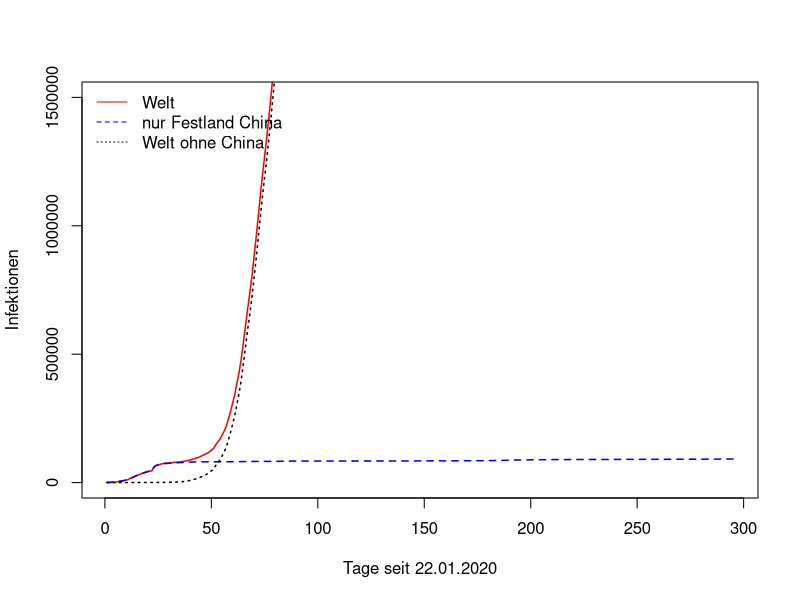
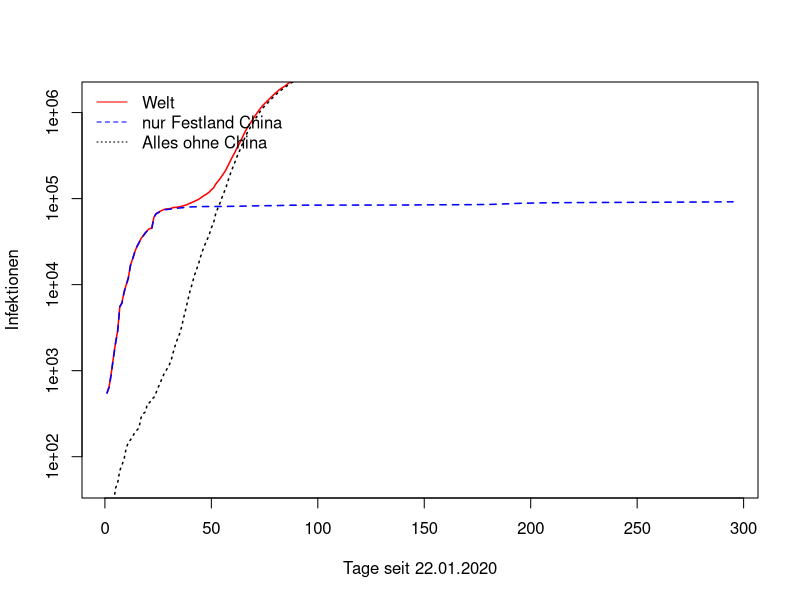
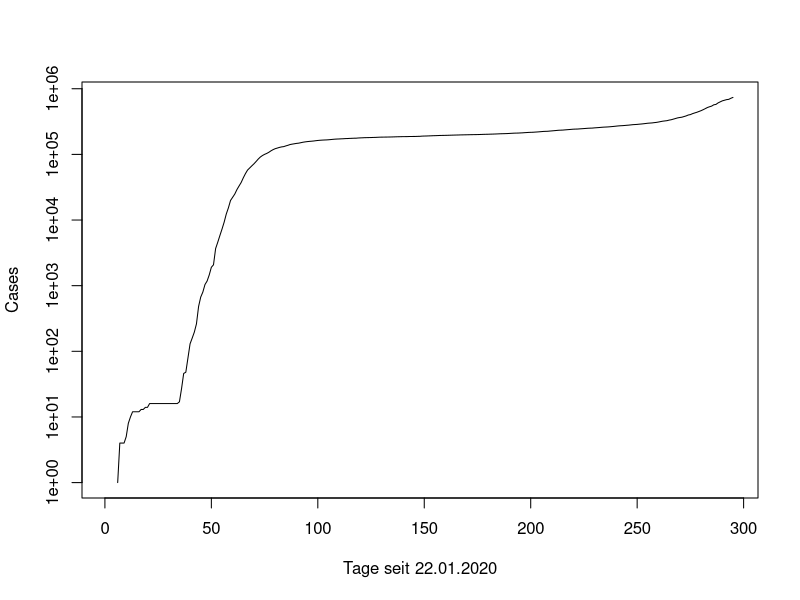

The R source for these figures, in order: (Note: this script raises an error after producing the figures.)
## ---- chunk 1
knitr::opts_chunk$set(fig.path=paste0("figures.covid/"),
                      echo=FALSE,
                      warning=FALSE,
                      message=FALSE,
                      dev=c("png"),
                      dpi=300)
##                      fig.width=3.5,
##                      fig.height=4)


xdata <- read.csv("time_series_covid19_confirmed_global.csv")
xdatar <- read.csv("time_series_covid19_recovered_global.csv")
xdatad <- read.csv("time_series_covid19_deaths_global.csv")
N <- dim(xdata)[2]
ii <- c(5:N)
x <- c(1:length(ii))

xnames <- colnames(xdata)
lastday<-xnames[length(xnames)]
n<-nchar(lastday)
lastday <- substr(x=lastday, start=2, stop=n)

bonn <- rep(NA, length(ii))
                                        #Quelle https://www.general-anzeiger-bonn.de/region/siebengebirge/koenigswinter/coronavirus-im-rhein-sieg-kreis-zahl-der-bestaetigten-faelle-steigt-auf-24_aid-49519055
## 52 is 20
bonn[c(40:length(ii))] <- c(1, 1, 1, 1, 1, 1, 2, 4, 5, 6, 13, 18, 20, 36, 37, 55, 64, 76, 92, 119, 132, 151, 161, 180, 205, 222, 241, 259, 268, 272, 294, 294, 353, 370, 395, 412, 416, NA)

stripX <- function(x) {
  if(length(x) == 1) {
    return(substr(x=x, start=2, stop=nchar(x)))
  }
  else {
    res <- c()
    for(i in c(1:length(x))) {
      res[i] <- substr(x=x[i], start=2, stop=nchar(x[i]))
    }
    return(res)
  }
}
## ---- chunk 2
plot(y=as.vector(colSums(xdata[, ii])), x=x,
     type='l', ylim=c(0,1500000),
     xlab=c("Tage seit 22.01.2020"), ylab="Infektionen", col="red", lwd=1.5)
lines(y=as.vector(colSums(xdata[grepl("China", x=xdata$Country.Region), ii])),
      x=x, col="blue", lty=2, lwd=1.5)
lines(y=as.vector(colSums(xdata[!grepl("China", x=xdata$Country.Region), ii])),
      x=x, col="black", lty=3, lwd=1.5)

legend("topleft",
       legend=c("Welt", "nur Festland China", "Welt ohne China"),
       bty="n",
       lty=c(1,2,3),
       col=c("red", "blue", "black"))
## ---- chunk 3
plot(y=as.vector(colSums(xdata[, ii])), x=x,
     log="y", type='l', ylim=c(50,1500000),
     xlab=c("Tage seit 22.01.2020"), ylab="Infektionen", col="red", lwd=1.5)
lines(y=as.vector(colSums(xdata[grepl("China", x=xdata$Country.Region), ii])),
      x=x, col="blue", lty=2, lwd=1.5)
lines(y=as.vector(colSums(xdata[!grepl("China", x=xdata$Country.Region), ii])),
      x=x, col="black", lty=3, lwd=1.5)

legend("topleft",
       legend=c("Welt", "nur Festland China", "Alles ohne China"),
       bty="n",
       lty=c(1,2,3),
       col=c("red", "blue", "black"))
## ---- chunk 4
plot(y=as.vector(xdata[xdata$Country.Region=="Germany",])[ii], x=x, log="y", type='l',
     xlab=c("Tage seit 22.01.2020"), ylab="Cases")
lines(y=as.vector(xdatar[xdatar$Country.Region=="Germany",])[ii], x=x, col="red")
lines(y=as.vector(xdatad[xdatad$Country.Region=="Germany",])[ii], x=x, col="blue")
legend("topleft",
       legend=c("Confirmed", "Recovered", "Deaths"),
       bty="n",
       col=c("black", "red", "blue"),
       lty=c(1,1, 1))
## ---- chunk 5
plot(y=as.vector(xdata[xdata$Country.Region=="Italy",])[ii], x=x,
     log="y", type='l', ylim=c(1,1000000),
     xlab=c("Tage seit 22.01.2020"), ylab="Cases")
lines(y=as.vector(xdata[xdata$Country.Region=="Germany",])[ii], x=x, col="red", lty=2)
lines(y=as.vector(colSums(xdata[grepl("US", x=xdata$Country.Region),ii])), x=x, col="blue", lty=3)
lines(y=as.vector(xdata[xdata$Country.Region=="Korea, South",])[ii], x=x, col="darkorange", lty=4)
lines(y=as.vector(colSums(xdata[xdata$Country.Region=="France",ii])), x=x, col="darkgreen", lty=5)
lines(y=as.vector(xdata[xdata$Country.Region=="Spain",])[ii], x=x, col="grey", lty=6)
legend("topleft",
       legend=c("Italy", "Germany", "US", "Korea, South", "France", "Spain"),
       bty="n",
       col=c("black","red", "blue", "darkorange", "darkgreen", "grey"),
       lty=c(1:6))
## ---- chunk 6
plot(y=as.vector(xdata[xdata$Country.Region=="Italy",])[ii], x=x,
     log="y", type='l', ylim=c(1,500000),
     xlab=c("Tage seit 22.01.2020"), ylab="Cases")
lines(y=as.vector(xdata[xdata$Country.Region=="Germany",])[ii], x=x, col="red", lty=2)
lines(y=as.vector(xdata[xdata$Country.Region=="Korea, South",])[ii], x=x, col="darkorange", lty=4)
lines(y=as.vector(xdata[xdata$Country.Region=="Japan",])[ii], x=x, col="darkgreen", lty=6)
legend("topleft",
       legend=c("Italy", "Germany", "Korea, South", "Japan"),
       bty="n",
       col=c("black", "red", "darkorange", "darkgreen"),
       lty=c(1:6))
## ---- chunk 7
plot(y=as.vector(colSums(xdata[grepl("China", x=xdata$Country.Region),ii]))/sum(xdata[grepl("China", x=xdata$Country.Region),ii[1]]), x=x,
     log="y", type='l', ylim=c(1,500), xlim=c(0,20),
     xlab=c("Tage - D + 1"), ylab="Cases/Cases(D)")
lines(y=as.vector(xdata[xdata$Country.Region=="Germany",ii])/xdata[xdata$Country.Region=="Germany",ii[34]], x=x-33, col="red", lty=2)
lines(y=as.vector(xdata[xdata$Country.Region=="Italy",ii])/xdata[xdata$Country.Region=="Italy",ii[33]], x=x-32, col="blue", lty=3)
lines(y=as.vector(xdata[xdata$Country.Region=="Japan",ii])/xdata[xdata$Country.Region=="Japan",ii[25]], x=x-24, col="darkgreen", lty=6)
legend("topleft",
       legend=c("Festland China (D bei Tag 1)", "Germany (D bei Tag 34)", "Italy (D bei Tag 33)", "Japan (D bei Tag 25)"),
       bty="n",
       col=c("black", "red", "blue", "darkgreen"),
       lty=c(1,2,3,6))
## ---- chunk 8
plot(y=as.vector(xdata[xdata$Country.Region=="United Kingdom" & xdata$Province.State=="",])[ii], x=x,
     log="y", type='l', ylim=c(1,500000), xlim=c(34,N-4),
     xlab=c("Tage seit 22.01.2020"), ylab="Cases")
lines(y=as.vector(xdata[xdata$Country.Region=="Germany",])[ii], x=x, col="red", lty=2)
lines(y=as.vector(colSums(xdata[grepl("US", x=xdata$Country.Region),ii])), x=x, col="blue", lty=3)
lines(y=as.vector(colSums(xdata[xdata$Country.Region=="France",ii])), x=x, col="darkgreen", lty=5)
lines(y=as.vector(xdata[xdata$Country.Region=="Spain",])[ii], x=x, col="grey", lty=6)
legend("topleft",
       legend=c("UK", "Germany", "US", "France", "Spain"),
       bty="n",
       col=c("black","red", "blue", "darkgreen", "grey"),
       lty=c(1:6))
## ---- chunk 9
plot(y=as.vector(xdatad[xdatad$Country.Region=="Italy",])[ii], x=x,
     log="y", type='l', ylim=c(1,50000), xlim=c(25,N-5),
     xlab=c("Tage seit 22.01.2020"), ylab="Deaths")
lines(y=as.vector(xdatad[xdatad$Country.Region=="Germany",])[ii], x=x, col="red", lty=2)
lines(y=as.vector(colSums(xdatad[xdatad$Country.Region=="US",ii])), x=x, col="blue", lty=3)
lines(y=as.vector(xdatad[xdatad$Country.Region=="Korea, South",])[ii], x=x, col="darkorange", lty=4)
lines(y=as.vector(colSums(xdatad[xdatad$Country.Region=="France",ii])), x=x, col="darkgreen", lty=5)
lines(y=as.vector(xdatad[xdata$Country.Region=="Spain",])[ii], x=x, col="grey", lty=6)
legend("topleft",
       legend=c("Italy", "Germany", "US", "Korea, South", "France", "Spain"),
       bty="n",
       col=c("black","red", "blue", "darkorange", "darkgreen", "grey"),
       lty=c(1:5))
## ---- chunk 10
plot(y=as.vector(xdatad[xdatad$Country.Region=="Italy",])[ii], x=x,
     log="y", type='l', ylim=c(1,50000),  xlim=c(25,N-5),
     xlab=c("Tage seit 22.01.2020"), ylab="Deaths")
lines(y=as.vector(xdatad[xdatad$Country.Region=="Germany",])[ii], x=x, col="red", lty=2)
lines(y=as.vector(xdatad[xdatad$Country.Region=="Korea, South",])[ii], x=x, col="darkorange", lty=4)
lines(y=as.vector(xdatad[xdatad$Country.Region=="Japan",])[ii], x=x, col="darkgreen", lty=6)
legend("topleft",
       legend=c("Italy", "Germany", "Korea, South", "Japan"),
       bty="n",
       col=c("black", "red", "darkorange", "darkgreen"),
       lty=c(1:6))
## ---- chunk 11
jj <- ii[c(34:length(ii))]
kk <- ii[c(34:47)]
cdata <- as.vector(xdata[xdata$Country.Region=="Germany",jj])
plot(y=cdata, x=x[jj-4],
     log="y", type='l', ylim=c(1,500000),
     xlab=c("Tage seit 22.01.2020"), ylab="C")
points(y=cdata, x=x[jj-4], pch=21, col="black")
##lines(y=bonn[jj], x=x[jj])
lcdata <- log(unlist(cdata))
names(lcdata) <- NULL
y <- x[kk-4]
fit <- lm(lcdata[1:length(kk)] ~ y + 1)
lines(x=x[kk-4], y=exp(fit$coefficients[1])* exp(fit$coefficients[2]*(x[kk-4])),
      col="red", lwd=2)
daystomillion <- round(log(10^6/exp(fit$coefficients[1]))/fit$coefficients[2])

kk <- ii[c(45:59)]
cdata2 <- as.vector(xdata[xdata$Country.Region=="Germany",kk])
lcdata2 <- log(unlist(cdata2))
names(lcdata2) <- NULL
y <- x[kk-4]
fit2 <- lm(lcdata2 ~ y + 1)
lines(x=x[kk-4], y=exp(fit2$coefficients[1])* exp(fit2$coefficients[2]*(x[kk-4])),
      col="blue", lwd=2)
daystomillion2 <- round(log(10^6/exp(fit2$coefficients[1]))/fit2$coefficients[2])

ll <- ii[c(59:length(ii))]
cdata3 <- as.vector(xdata[xdata$Country.Region=="Germany",ll])
lcdata3 <- log(unlist(cdata3))
names(lcdata3) <- NULL
y <- x[ll-4]
fit3 <- lm(lcdata3 ~ y + 1)
lines(x=x[ll-4], y=exp(fit3$coefficients[1])* exp(fit3$coefficients[2]*(x[ll-4])),
      col="darkgreen", lwd=2)
daystomillion3 <- round(log(10^6/exp(fit3$coefficients[1]))/fit3$coefficients[2])


legend("topleft",
       legend=c("Daten Deutschland", "Fit", "Fit2", "Fit3"),
       bty="n", col=c("black", "red", "blue", "darkgreen"),
       pch=c(21, NA, NA, NA), lty=1)

## ---- chunk 12
jj <- ii[c(34:length(ii))]
cdata <- as.vector(unlist(xdata[xdata$Country.Region=="Germany",jj]))
inc <- diff(cdata)
##plot(y=c(NA, inc), x=x[jj-4], xlab="d", ylab="Äanderung zum Vortag")
##lines(y=c(NA, inc), x=x[jj-4])
barplot(height=c(NA, inc), ylab="Äanderung zum Vortag", xlab="Tage seit 22.01.2020", names.arg=x[jj-4],
        col="red")
## ---- chunk 13
jj <- ii[c(34:length(ii))]
kk <- ii[c(34:47)]
cdata <- as.vector(xdata[xdata$Country.Region=="Germany",jj]) -
  as.vector(xdatad[xdatad$Country.Region=="Germany",jj]) -
  as.vector(xdatar[xdatar$Country.Region=="Germany",jj])
plot(y=cdata, x=x[jj-4],
     log="y", type='l', ylim=c(1,500000),
     xlab=c("Tage seit 22.01.2020"), ylab="C")
points(y=cdata, x=x[jj-4], pch=21, col="black")
##lines(y=bonn[jj], x=x[jj])
lcdata <- log(unlist(cdata))
names(lcdata) <- NULL
y <- x[kk-4]
fit <- lm(lcdata[1:length(kk)] ~ y + 1)
##lines(x=x[kk-4], y=exp(fit$coefficients[1])* exp(fit$coefficients[2]*(x[kk-4])),
##      col="red", lwd=2)
##daystomillion <- round(log(10^6/exp(fit$coefficients[1]))/fit$coefficients[2])

kk <- ii[c(45:59)]
cdata2 <- as.vector(xdata[xdata$Country.Region=="Germany",kk]) -
  as.vector(xdatad[xdatad$Country.Region=="Germany",kk]) -
  as.vector(xdatar[xdatar$Country.Region=="Germany",kk])
lcdata2 <- log(unlist(cdata2))
names(lcdata2) <- NULL
y <- x[kk-4]
fit2 <- lm(lcdata2 ~ y + 1)
lines(x=x[kk-4], y=exp(fit2$coefficients[1])* exp(fit2$coefficients[2]*(x[kk-4])),
      col="blue", lwd=2)
daystomillion2 <- round(log(10^6/exp(fit2$coefficients[1]))/fit2$coefficients[2])

ll <- ii[c(59:68)]
cdata3 <- as.vector(xdata[xdata$Country.Region=="Germany",ll]) -
  as.vector(xdatad[xdatad$Country.Region=="Germany",ll]) -
  as.vector(xdatar[xdatar$Country.Region=="Germany",ll])
lcdata3 <- log(unlist(cdata3))
names(lcdata3) <- NULL
y <- x[ll-4]
fit3 <- lm(lcdata3 ~ y + 1)
lines(x=x[ll-4], y=exp(fit3$coefficients[1])* exp(fit3$coefficients[2]*(x[ll-4])),
      col="darkgreen", lwd=2)
daystomillion3 <- round(log(10^6/exp(fit3$coefficients[1]))/fit3$coefficients[2])

mm <- ii[c(67:length(ii))]
cdata3 <- as.vector(xdata[xdata$Country.Region=="Germany",mm]) -
  as.vector(xdatad[xdatad$Country.Region=="Germany",mm]) -
  as.vector(xdatar[xdatar$Country.Region=="Germany",mm])
lcdata3 <- log(unlist(cdata3))
names(lcdata3) <- NULL
y <- x[mm-4]
fit4 <- lm(lcdata3 ~ y + 1)
lines(x=x[mm-4], y=exp(fit4$coefficients[1])* exp(fit4$coefficients[2]*(x[mm-4])),
      col="darkorange", lwd=2)
daystomimmion3 <- round(log(10^6/exp(fit4$coefficients[1]))/fit4$coefficients[2])


legend("topleft",
       legend=c("Daten Deutschland", "Fit2", "Fit3", "Fit4"),
       bty="n", col=c("black", "blue", "darkgreen", "darkorange"),
       pch=c(21, NA, NA, NA), lty=1)

## ---- chunk 14
jj <- ii[c(34:length(ii))]
cdata <- as.vector(unlist(xdata[xdata$Country.Region=="Germany",jj])) -
  as.vector(unlist(xdatar[xdatar$Country.Region=="Germany",jj])) -
  as.vector(unlist(xdatad[xdatad$Country.Region=="Germany",jj]))
inc <- diff(cdata)
##plot(y=c(NA, inc), x=x[jj-4], xlab="Tage seit 22.01.2020", ylab="Äanderung zum Vortag")
##lines(y=c(NA, inc), x=x[jj-4])
barplot(height=c(NA, inc), ylab="Äanderung zum Vortag", xlab="Tage seit 22.01.2020", names.arg=x[jj-4],
        col="blue")
## ---- chunk 15
jj <- ii[c(34:length(ii))]
cdata <- as.vector(unlist(xdata[xdata$Country.Region=="Germany",jj])) -
  as.vector(unlist(xdatar[xdatar$Country.Region=="Germany",jj])) -
  as.vector(unlist(xdatad[xdatad$Country.Region=="Germany",jj]))
inc <- diff(cdata)
incav <- c()
for(i in c(1:length(inc))) {
  if(i == 1) incav[i] = 2*inc[i] + inc[i+1]
  else if(i == length(inc)) incav[i] = 2*inc[i] + inc[i-1]
  else incav[i] = inc[i+1] + inc[i] + inc[i-1]
}
incav <- incav/3
##plot(y=c(NA, inc), x=x[jj-4], xlab="Tage seit 22.01.2020", ylab="Äanderung zum Vortag")
##lines(y=c(NA, inc), x=x[jj-4])
barplot(height=c(NA, incav), ylab="Äanderung zum Vortag (gemittelt)", xlab="Tage seit 22.01.2020", names.arg=x[jj-4],
        col="blue")
## ---- chunk 16
kk <- ii[c(34:60)]
cdata <- as.vector(xdata[xdata$Country.Region=="Germany",jj]) +
  as.vector(xdata[xdata$Country.Region=="Spain",jj]) +
  as.vector(colSums(xdata[grepl("France", xdata$Country.Region),jj])) +
  as.vector(colSums(xdata[grepl("US", xdata$Country.Region),jj]))

cdata <- as.vector(unlist(cdata))/4
lcdata <- log(cdata)

plot(y=cdata, x=x[jj-4],
     log="y", type='l', ylim=c(1,500000),
     xlab=c("Tage seit 22.01.2020"), ylab="C")
##lines(y=bonn[jj], x=x[jj])

names(lcdata) <- NULL
y <- x[kk-4]
fit <- lm(lcdata[c(1:length(kk))] ~ y + 1)
lines(x=x[kk-4], y=exp(fit$coefficients[1])* exp(fit$coefficients[2]*(x[kk-4])),
      col="red")
legend("topleft",
       legend=c("Daten (D+F+S+US)/4", "Fit"),
       bty="n", col=c("black", "red"), lty=1)
## ---- chunk 17
kk <- ii[c(34:length(ii))]-4
gdata <- as.vector(unlist(xdata[xdata$Country.Region=="Germany",ii]))
idata <- as.vector(unlist(xdata[xdata$Country.Region=="Italy",ii]))
kable(data.frame(stripX(colnames(xdata)[ii])[kk], idata[kk], gdata[kk], bonn[kk]),
      col.names=c("Datum", "Italien", "Deutschland", "Bonn"))
## ---- chunk 18
plot(y=gdata[kk], x=x[kk],
     log="y", type='l', ylim=c(1,150000),
     xlab=c("Tage seit 22.01.2020"), ylab="Cases")
lines(x=x[kk], y=bonn[kk], col="red")
legend("topleft",
       legend=c("Deutschland", "Bonn"),
       bty="n", lty=c(1,1), col=c("black", "red"))
## ---- chunk 19
bn <- read.csv("nrw/bonn.csv", header=FALSE)
kn <- read.csv("nrw/koeln.csv", header=FALSE)
df <- read.csv("nrw/duesseldorf.csv", header=FALSE)
hb <- read.csv("nrw/heinsberg.csv", header=FALSE)
nrw <- read.csv("nrw/nrw.csv", header=FALSE)

x <- c(1:length(nrw$V1))
plot(NA, xlim=range(x), ylim=c(1,10*range(nrw$V2)[2]), xlab="Datum", ylab="Fälle", log="y", xaxt="n")

ii <- seq(3, length(nrw$V1), by=5)
axis(side=1,
     at=ii, lwd.ticks=1.5,
     labels=nrw$V1[ii])
axis(side=1, lwd.ticks=0.3,
     at=c(1:length(nrw$V1)),
     labels=FALSE)


lines(x=x, y=nrw$V2, col="red", lty=1)
points(x=x, y=nrw$V2, col="red", pch=21)

lines(x=x, y=bn$V2, col="blue", lty=2)
points(x=x, y=bn$V2, col="blue", pch=22)

lines(x=x, y=kn$V2, col="darkgreen", lty=3)
points(x=x, y=kn$V2, col="darkgreen", pch=23)

lines(x=x, y=df$V2, col="darkorange", lty=4)
points(x=x, y=df$V2, col="darkorange", pch=24)

lines(x=x, y=hb$V2, col="black", lty=5)
points(x=x, y=hb$V2, col="black", pch=25)

legend("topleft",
       legend=c("NRW gesamt", "Bonn", "Köln", "Düsseldorf", "Heinsberg"),
       bty="n", col=c("red", "blue", "darkgreen", "darkorange", "black"),
       pch=c(21:25), lty=c(1:5))
